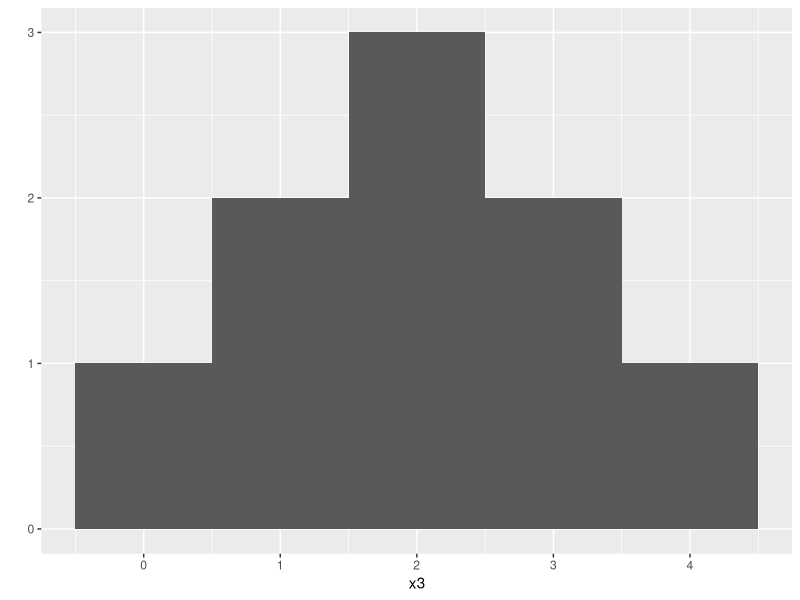
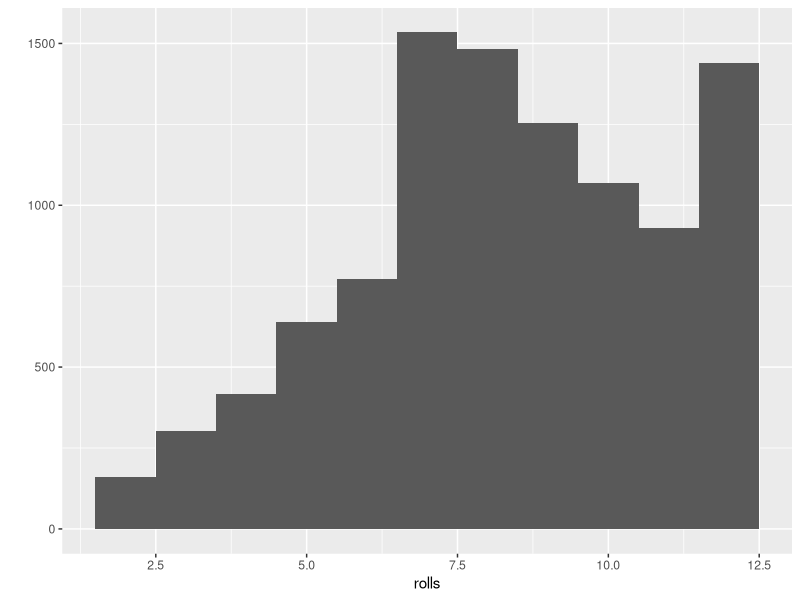

Here is the R script that generated these plots, in order:
library("ggplot2")
#exersice 1
x3 <- c(0, 1, 1, 2, 2, 2, 3, 3, 4)
qplot(x3, binwidth = 1)
#exercise 2
roll <- function() {
  die <- 1:6
  dice <- sample(die, size = 2, replace = TRUE,
                 prob = c(1/8, 1/8, 1/8, 1/8, 1/8, 3/8))
  sum(dice)
}
#exercise 2 test
rolls <- replicate(10000, roll())
qplot(rolls, binwidth = 1)
